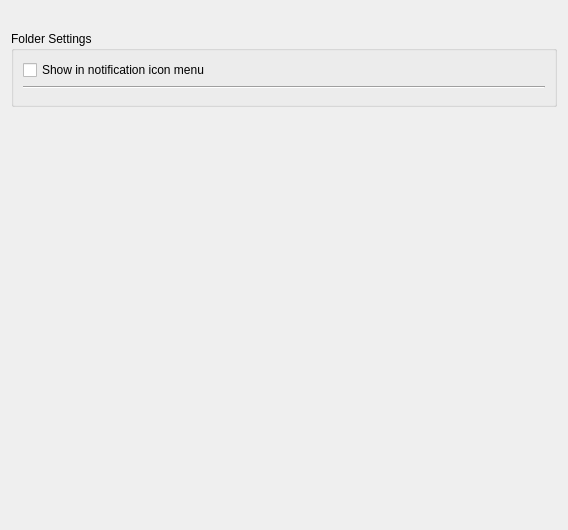
<?xml version="1.0" encoding="UTF-8"?>
<ui version="4.0">
 <class>FolderPage</class>
 <widget class="QWidget" name="FolderPage">
  <property name="geometry">
   <rect>
    <x>0</x>
    <y>0</y>
    <width>568</width>
    <height>530</height>
   </rect>
  </property>
  <property name="windowTitle">
   <string>FolderPage</string>
  </property>
  <layout class="QVBoxLayout" name="verticalLayout_2">
   <item>
    <widget class="QLabel" name="urlLabel">
     <property name="toolTip">
      <string>Open the folder in the default file manager</string>
     </property>
     <property name="textFormat">
      <enum>Qt::RichText</enum>
     </property>
     <property name="alignment">
      <set>Qt::AlignCenter</set>
     </property>
     <property name="openExternalLinks">
      <bool>true</bool>
     </property>
     <property name="textInteractionFlags">
      <set>Qt::TextBrowserInteraction</set>
     </property>
     <property name="tipText" stdset="0">
      <string/>
     </property>
    </widget>
   </item>
   <item>
    <widget class="QGroupBox" name="settingsGroupBox">
     <property name="title">
      <string>Folder Settings</string>
     </property>
     <layout class="QVBoxLayout" name="verticalLayout">
      <item>
       <widget class="QCheckBox" name="showInTrayCheckbox">
        <property name="text">
         <string>Show in notification icon menu</string>
        </property>
       </widget>
      </item>
      <item>
       <widget class="Line" name="line">
        <property name="orientation">
         <enum>Qt::Horizontal</enum>
        </property>
       </widget>
      </item>
      <item>
       <widget class="SettingsWidget" name="settingsWidget" native="true"/>
      </item>
     </layout>
    </widget>
   </item>
   <item>
    <spacer name="verticalSpacer">
     <property name="orientation">
      <enum>Qt::Vertical</enum>
     </property>
     <property name="sizeHint" stdset="0">
      <size>
       <width>20</width>
       <height>40</height>
      </size>
     </property>
    </spacer>
   </item>
  </layout>
 </widget>
 <customwidgets>
  <customwidget>
   <class>SettingsWidget</class>
   <extends>QWidget</extends>
   <header>autokey.qtui.settingswidget</header>
   <container>1</container>
  </customwidget>
 </customwidgets>
 <resources/>
 <connections/>
</ui>
